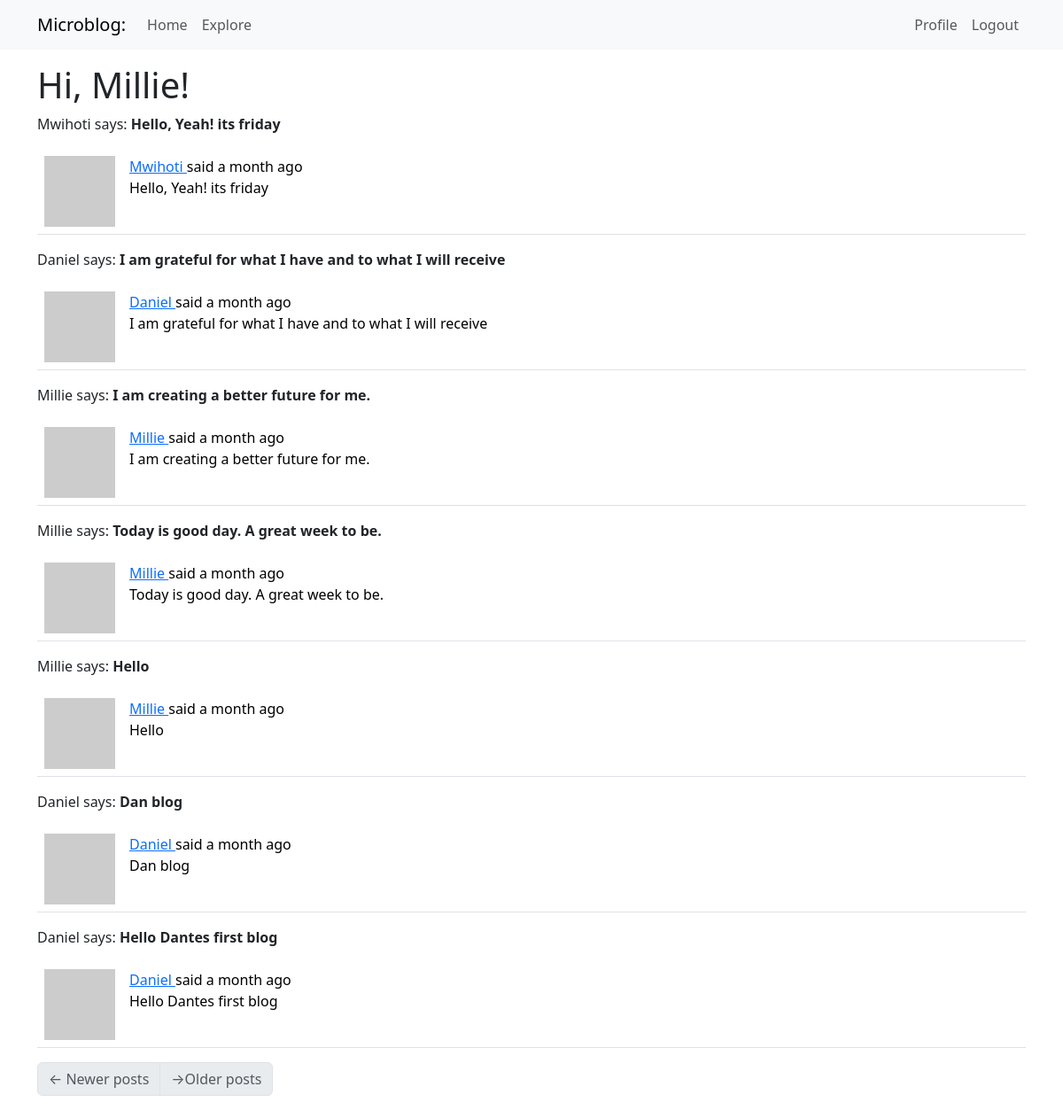
The page /explore (signed in) on the database as committed earlier.
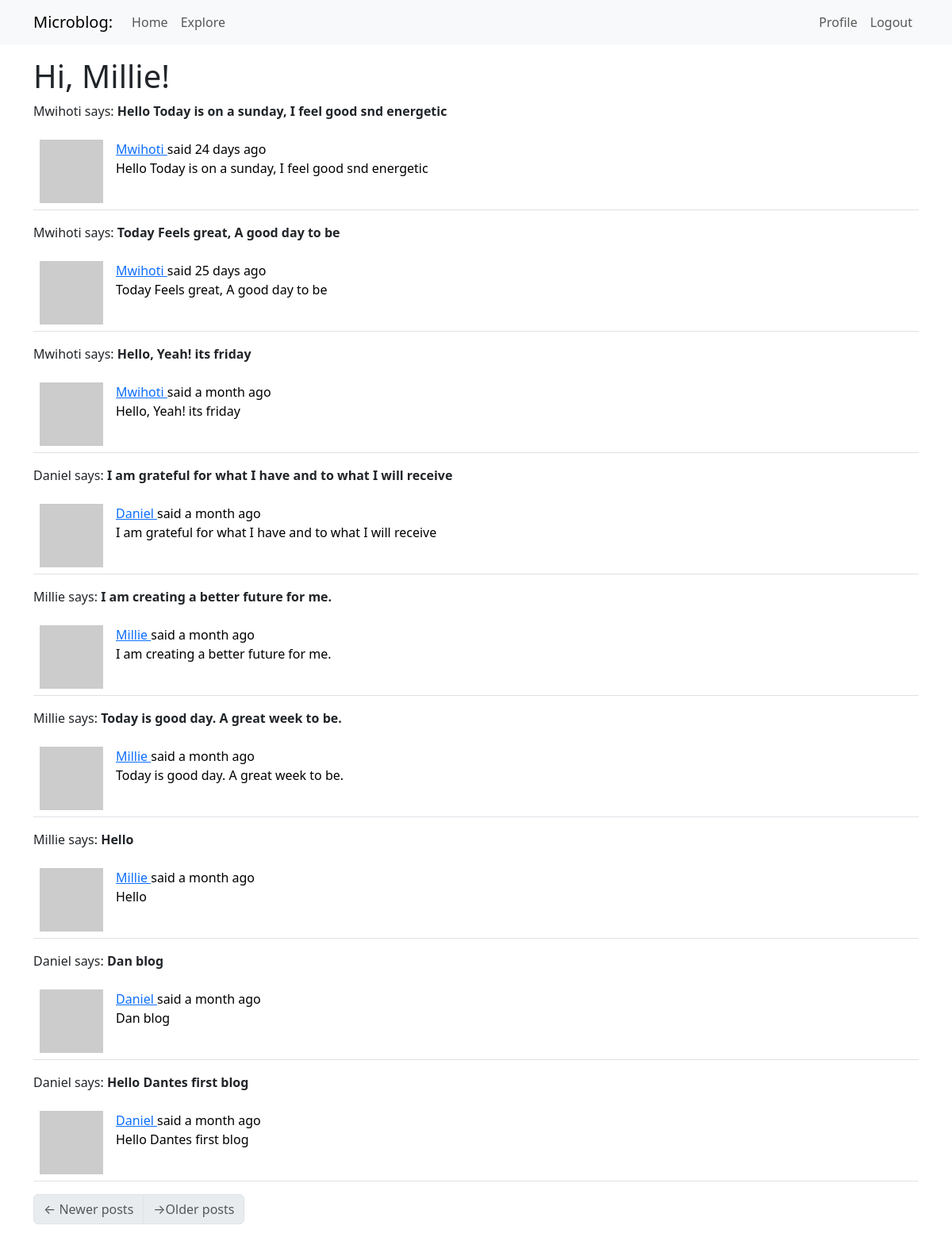
The same page on the database as committed later.
### app/models.py (models this page shows, shortened)
class User(UserMixin, db.Model):
    id: so.Mapped[int] = so.mapped_column(primary_key=True)
    username: so.Mapped[str] = so.mapped_column(sa.String(64), index=True,
                                                unique=True)
    email: so.Mapped[str] = so.mapped_column(sa.String(120), index=True,
                                             unique=True)
    password_hash: so.Mapped[Optional[str]] = so.mapped_column(sa.String(256))
    about_me: so.Mapped[Optional[str]] = so.mapped_column(sa.String(140))
    last_seen: so.Mapped[Optional[datetime]] = so.mapped_column(
        default=lambda: datetime.now(timezone.utc))
    posts: so.WriteOnlyMapped['Post'] = so.relationship(back_populates='author')
    following: so.WriteOnlyMapped['User'] = so.relationship(
        secondary=followers, primaryjoin=(followers.c.follower_id == id),
        secondaryjoin=(followers.c.followed_id==id),
        back_populates='followers'
    )
    followers: so.WriteOnlyMapped['User'] = so.relationship(
        secondary=followers, primaryjoin=(followers.c.followed_id == id),
        secondaryjoin=(followers.c.follower_id == id),
        back_populates='following'
    )
    def avatar(self, size):
        digest = hashlib.md5(self.email.lower().encode('utf-8')).hexdigest()
        return f'https://www.gravatar.com/avatar/{digest}?d=identicon&s={size}'
    @login.user_loader
    def load_user(id):
        return db.session.get(User, int(id))

class SearchableMixin(object):
    @classmethod
    def before_commit(cls, session):
        session._changes = {
            'add': list(session.new),
            'update': list(session.dirty),
            'delete': list(session.deleted)
        }
    @classmethod
    def after_commit(cls, session):
        for obj in session._changes['add']:
            if isinstance(obj, SearchableMixin):
                add_to_index(obj.__tablename__, obj)
        for obj in session._changes['update']:
            if isinstance(obj, SearchableMixin):
                add_to_index(obj.__tablename__, obj)
        for obj in session._changes['delete']:
            if isinstance(obj, SearchableMixin):
                remove_from_index(obj.__tablename__, obj)
        session._changes = None

class Post(SearchableMixin, db.Model):
    __searchable__ = ['body']
    id: so.Mapped[int] = so.mapped_column(primary_key=True)
    body: so.Mapped[str] = so.mapped_column(sa.String(140))
    timestamp: so.Mapped[datetime] = so.mapped_column(
        index=True, default=lambda: datetime.now(timezone.utc))
    user_id: so.Mapped[int] = so.mapped_column(sa.ForeignKey('user.id'),
                                               index=True
    )
    language: so.Mapped[Optional[str]] = so.mapped_column(sa.String(5))
    author: so.Mapped[User] = so.relationship('User', back_populates='posts')

### app/main/routes.py (the view)
@bp.route('/explore')
@login_required
def explore():
    page = request.args.get('page', 1, type=int)
    query = sa.select(Post).order_by(Post.timestamp.desc())
    posts = db.paginate(query, page=page,
                        per_page=current_app.config['POSTS_PER_PAGE'], error_out=False)
    next_url = url_for('main.explore', page=posts.next_num) \
        if posts.has_next else None
    prev_url = url_for('main.explore', page=posts.prev_num) \
        if posts.has_prev else None
    return render_template('index.html', title=_('Explore'),
                           posts=posts.items, next_url=next_url,
                           prev_url=prev_url)

### app/__init__.py (called while the page is built)
def get_locale():
    return request.accept_languages.best_match(current_app.config['LANGUAGES'])

### app/main/routes.py (called while the page is built)
@bp.before_app_request
def before_request():
    if current_user.is_authenticated:
        current_user.last_seen = datetime.now(timezone.utc)
        db.session.commit()
        g.search_form = SearchForm()
        g.locale = str(get_locale()
                )

### app/templates/index.html (shortened to what this page needs)
{% extends "base.html" %}
{% import "bootstrap_wtf.html" as wtf %}
{% block content %}
    <h1>Hi, {{ current_user.username }}!</h1>
    {% for post in posts %}
    <div style="display: flex;"><p>{{ post.author.username }} says: <b>{{ post.body }}</b></p></div>
        {% include '_post.html' %}
    {% endfor %}
    <nav aria-label="Post navigation">
        <ul class="pagination">
            <li class="page-item{% if not prev_url %} disabled{% endif %}">
                <a class="page-link" href="{{ prev_url }}">
                    <span aria-hidden="true">&larr;</span> {{ _('Newer posts')}}
                </a>
            </li>
            <li class="page-item{% if not next_url %} disabled{% endif %}">
                <a class="page-link" href="{{ next_url }}">
                    <span aria-hidden="true">&rarr;</span>{{ _('Older posts')}}
                </a>
            </li>
        </ul>
    </nav>
{% endblock %}

### app/templates/base.html (shortened to what this page needs)
<!doctype html>
<html>
<head>
  <link href="https://cdn.jsdelivr.net/npm/bootstrap@5.3.2/dist/css/bootstrap.min.css" rel="stylesheet"
>
</head>
<body>
  <nav class="navbar navbar-expand-lg bg-body-tertiary">
    <div class="container">
      <a class="navbar-brand" href="{{url_for('main.index')}}">Microblog:</a>
      <div class="collapse navbar-collapse" id="navbarSupportedContent">
        <ul class="navbar-nav me-auto mb-2 mb-lg-0">
          <li class="nav-item">
            <a class="nav-link" aria-current="page" href="{{ url_for('main.index') }}">{{ _('Home')}} </a>
          </li>
          <li class="nav-item">
            <a class="nav-link" aria-current="page" href="{{ url_for('main.explore') }}">{{ _('Explore')}} </a>
          </li>
        </ul>
        <ul class="navbar-nav mb-2 mb-lg-0">
          {% if current_user.is_anonymous %}
          <li class="nav-item">
            <a class="nav-link" aria-current="page" href="{{ url_for('auth.login') }}">{{ _('Login')}} </a>
          </li>
          {% else %}
          <li class="nav-item">
            <a class="nav-link" aria-current="page" href="{{ url_for('main.user', username=current_user.username) }}">{{
              _('Profile')}} </a>
          </li>
          <li class="nav-item">
            <a class="nav-link" aria-current="page" href="{{ url_for('auth.logout') }}">{{ _('Logout')}} </a>
          </li>
          {% endif %}
        </ul>
      </div>
    </div>
  </nav>
  <div class="container mt-3">
    {% block content %}{% endblock %}
  </div>
</body>
</html>

### app/templates/_post.html (shortened to what this page needs)
    <table class="table table-hover">
        <tr>
            <td width="70px">
                <a href="{{ url_for('main.user', username=post.author.username) }}">
                    <img src="{{ post.author.avatar(70) }}" />
                </a>
            </td>
            <td>
                {{ _('%(username)s said %(when)s',
                    username=user_link, when=moment(post.timestamp).fromNow()) }}
                <br>
                <span id="post{{ post.id }}">{{ post.body }}</span>
            </td>
        </tr>
    </table>

Rows that differ between the two databases and show on the page:
added Post: author.username "Mwihoti", body "Hello Today is on a sunday, I feel good snd energetic"
added Post: author.username "Mwihoti", body "Today Feels great, A good day to be"
